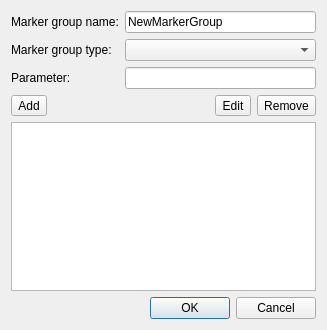
<?xml version="1.0" encoding="UTF-8"?>
<ui version="4.0">
 <class>EditMarkerGroupDialog</class>
 <widget class="QDialog" name="EditMarkerGroupDialog">
  <property name="geometry">
   <rect>
    <x>0</x>
    <y>0</y>
    <width>327</width>
    <height>330</height>
   </rect>
  </property>
  <property name="windowTitle">
   <string>Edit Marker Group</string>
  </property>
  <layout class="QVBoxLayout" name="verticalLayout">
   <item>
    <layout class="QGridLayout" name="headerLayout">
     <item row="0" column="0">
      <widget class="QLabel" name="label">
       <property name="text">
        <string>Marker group name:</string>
       </property>
      </widget>
     </item>
     <item row="0" column="1">
      <widget class="QLineEdit" name="markerGroupNameEdit">
       <property name="text">
        <string>NewMarkerGroup</string>
       </property>
      </widget>
     </item>
     <item row="1" column="0">
      <widget class="QLabel" name="label_2">
       <property name="text">
        <string>Marker group type:</string>
       </property>
      </widget>
     </item>
     <item row="1" column="1">
      <widget class="QComboBox" name="typeBox"/>
     </item>
     <item row="2" column="0">
      <widget class="QLabel" name="addParamLabel">
       <property name="text">
        <string>Parameter:</string>
       </property>
      </widget>
     </item>
     <item row="2" column="1">
      <widget class="QLineEdit" name="addParamEdit"/>
     </item>
    </layout>
   </item>
   <item>
    <layout class="QHBoxLayout" name="horizontalLayout_3">
     <item>
      <widget class="QToolButton" name="addButton">
       <property name="text">
        <string>Add</string>
       </property>
      </widget>
     </item>
     <item>
      <spacer name="horizontalSpacer">
       <property name="orientation">
        <enum>Qt::Horizontal</enum>
       </property>
       <property name="sizeHint" stdset="0">
        <size>
         <width>40</width>
         <height>20</height>
        </size>
       </property>
      </spacer>
     </item>
     <item>
      <widget class="QToolButton" name="editButton">
       <property name="text">
        <string>Edit</string>
       </property>
      </widget>
     </item>
     <item>
      <widget class="QToolButton" name="removeButton">
       <property name="text">
        <string>Remove</string>
       </property>
      </widget>
     </item>
    </layout>
   </item>
   <item>
    <widget class="QSplitter" name="tableSplitter">
     <property name="orientation">
      <enum>Qt::Vertical</enum>
     </property>
     <property name="handleWidth">
      <number>2</number>
     </property>
     <property name="childrenCollapsible">
      <bool>false</bool>
     </property>
     <widget class="QTableView" name="table">
      <property name="sizePolicy">
       <sizepolicy hsizetype="Expanding" vsizetype="Expanding">
        <horstretch>0</horstretch>
        <verstretch>4</verstretch>
       </sizepolicy>
      </property>
      <property name="baseSize">
       <size>
        <width>0</width>
        <height>100</height>
       </size>
      </property>
      <property name="editTriggers">
       <set>QAbstractItemView::CurrentChanged|QAbstractItemView::DoubleClicked|QAbstractItemView::EditKeyPressed|QAbstractItemView::SelectedClicked</set>
      </property>
      <property name="alternatingRowColors">
       <bool>true</bool>
      </property>
      <property name="selectionMode">
       <enum>QAbstractItemView::SingleSelection</enum>
      </property>
      <property name="selectionBehavior">
       <enum>QAbstractItemView::SelectRows</enum>
      </property>
      <property name="textElideMode">
       <enum>Qt::ElideMiddle</enum>
      </property>
      <property name="showGrid">
       <bool>false</bool>
      </property>
      <property name="wordWrap">
       <bool>false</bool>
      </property>
      <property name="cornerButtonEnabled">
       <bool>false</bool>
      </property>
     </widget>
    </widget>
   </item>
   <item>
    <widget class="QDialogButtonBox" name="buttonBox">
     <property name="orientation">
      <enum>Qt::Horizontal</enum>
     </property>
     <property name="standardButtons">
      <set>QDialogButtonBox::Cancel|QDialogButtonBox::Ok</set>
     </property>
    </widget>
   </item>
  </layout>
 </widget>
 <resources/>
 <connections>
  <connection>
   <sender>buttonBox</sender>
   <signal>accepted()</signal>
   <receiver>EditMarkerGroupDialog</receiver>
   <slot>accept()</slot>
   <hints>
    <hint type="sourcelabel">
     <x>257</x>
     <y>340</y>
    </hint>
    <hint type="destinationlabel">
     <x>157</x>
     <y>274</y>
    </hint>
   </hints>
  </connection>
  <connection>
   <sender>buttonBox</sender>
   <signal>rejected()</signal>
   <receiver>EditMarkerGroupDialog</receiver>
   <slot>reject()</slot>
   <hints>
    <hint type="sourcelabel">
     <x>317</x>
     <y>340</y>
    </hint>
    <hint type="destinationlabel">
     <x>286</x>
     <y>274</y>
    </hint>
   </hints>
  </connection>
 </connections>
</ui>
